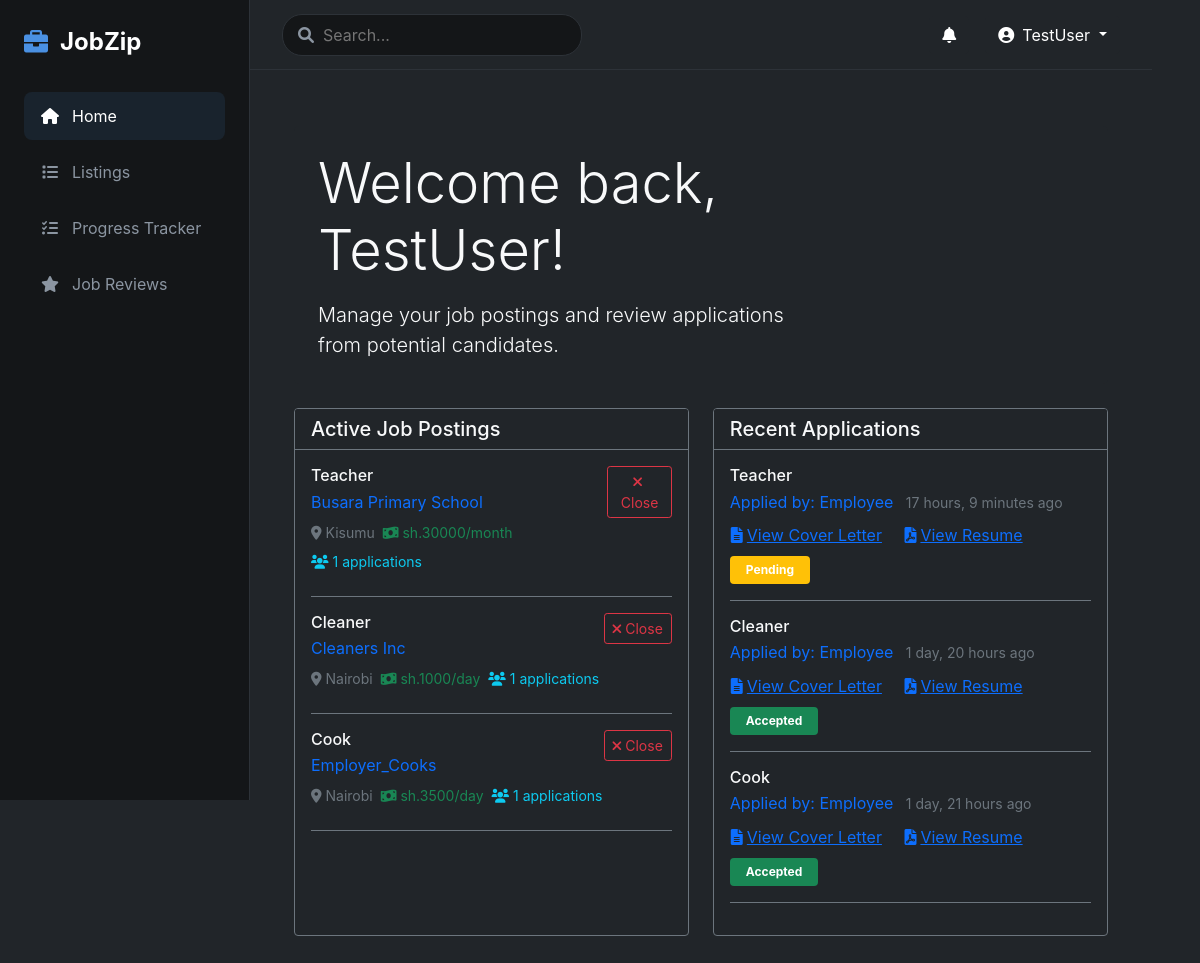
The page / (signed in) on the database its author committed.
### jobs/models.py (models this page shows, shortened)
class User(AbstractUser):
    USER_TYPE_CHOICES = (
        ('employer', 'Employer'),
        ('employee', 'Employee'),
    )
    user_type = models.CharField(max_length=10, choices=USER_TYPE_CHOICES, default='employee')
    profile_picture = models.ImageField(upload_to='profile_pics/', null=True, blank=True)
    location = models.CharField(max_length=100, null=True, blank=True)
    bio = models.TextField(null=True, blank=True)
    date_joined = models.DateTimeField(default=timezone.now)

class Job(models.Model):
    STATUS_CHOICES = (
        ('open', 'Open'),
        ('closed', 'Closed'),
    )
    employer = models.ForeignKey(User, on_delete=models.CASCADE, related_name='posted_jobs')
    title = models.CharField(max_length=200)
    description = models.TextField()
    location = models.CharField(max_length=100)
    duration = models.CharField(max_length=50)
    company = models.CharField(max_length=200)
    salary = models.CharField(max_length=100, help_text="e.g., $50,000/year or $25/hour", null=True, blank=True)
    employees_required = models.IntegerField()
    deadline = models.DateTimeField()
    created_at = models.DateTimeField(auto_now_add=True)
    status = models.CharField(max_length=10, choices=STATUS_CHOICES, default='open')
    company_pictures = models.ManyToManyField('CompanyPicture')

class JobApplication(models.Model):
    STATUS_CHOICES = (
        ('pending', 'Pending'),
        ('accepted', 'Accepted'),
        ('rejected', 'Rejected'),
    )
    job = models.ForeignKey(Job, on_delete=models.CASCADE, related_name='applications')
    applicant = models.ForeignKey(User, on_delete=models.CASCADE, related_name='job_applications')
    status = models.CharField(max_length=10, choices=STATUS_CHOICES, default='pending')
    cover_letter = models.TextField(blank=True, null=True)
    resume = models.FileField(upload_to='resumes/', blank=True, null=True)
    applied_at = models.DateTimeField(auto_now_add=True)
    updated_at = models.DateTimeField(auto_now=True)
    class Meta:
        unique_together = ('job', 'applicant')
        ordering = ['-applied_at']

### jobs/views.py (the view)
# urls.py: path('', views.home, name='home'),
@login_required
def home(request):
    if request.user.user_type == 'employee':
        recent_applications = JobApplication.objects.filter(applicant=request.user).order_by('-applied_at')[:5]
        bookmarked_jobs = Job.objects.filter(bookmark__user=request.user).order_by('-created_at')[:5]
        recommended_jobs = Job.objects.filter(status='open').exclude(bookmark__user=request.user).order_by('-created_at')[:5]
        return render(request, 'jobs/employee_home.html', {
            'recent_applications': recent_applications,
            'bookmarked_jobs': bookmarked_jobs,
            'recommended_jobs': recommended_jobs
        })
    else:
        active_jobs = Job.objects.filter(employer=request.user, status='open').order_by('-created_at')
        recent_applications = JobApplication.objects.filter(job__employer=request.user).order_by('-applied_at')[:10]
        return render(request, 'jobs/employer_home.html', {
            'active_jobs': active_jobs,
            'recent_applications': recent_applications
        })

### jobs/templates/jobs/employer_home.html (shortened to what this page needs)
{% extends 'jobs/base.html' %}
{% load static %}
{% block content %}
<div class="container-fluid py-4">
    <div class="bg-dark text-light rounded-3 p-4 mb-4">
        <div class="row align-items-center">
            <div class="col-md-8">
                <h1 class="display-4 mb-3">Welcome back, {{ user.username }}!</h1>
                <p class="lead mb-0">Manage your job postings and review applications from potential candidates.</p>
            </div>
        </div>
    </div>
    <div class="row">
        <div class="col-lg-6 mb-4">
            <div class="card bg-dark border-secondary h-100">
                <div class="card-header bg-dark border-secondary">
                    <h5 class="mb-0">Active Job Postings</h5>
                </div>
                <div class="card-body">
                    {% for job in active_jobs %}
                    <div class="mb-3 pb-3 border-bottom border-secondary {% if forloop.last %}border-0 pb-0 mb-0{% endif %}" id="job-card-{{ job.id }}">
                        <div class="d-flex justify-content-between align-items-start">
                            <div>
                                <h6 class="mb-1">{{ job.title }}</h6>
                                <div class="text-primary mb-2">{{ job.company }}</div>
                                <div class="d-flex flex-wrap gap-2 mb-2">
                                    <small class="text-muted">
                                        <i class="fas fa-map-marker-alt me-1"></i>{{ job.location }}
                                    </small>
                                    <small class="text-success">
                                        <i class="fas fa-money-bill-wave me-1"></i>{{ job.salary }}
                                    </small>
                                    <small class="text-info">
                                        <i class="fas fa-users me-1"></i>{{ job.applications.count }} applications
                                    </small>
                                </div>
                            </div>
                            <button class="btn btn-outline-danger btn-sm" onclick="closeJob({{ job.id }});">
                                <i class="fas fa-times me-1"></i>Close
                            </button>
                        </div>
                    </div>
                    {% empty %}
                    <p class="text-muted mb-0">No active job postings.</p>
                    {% endfor %}
                </div>
            </div>
        </div>
        <div class="col-lg-6 mb-4">
            <div class="card bg-dark border-secondary h-100">
                <div class="card-header bg-dark border-secondary">
                    <h5 class="mb-0">Recent Applications</h5>
                </div>
                <div class="card-body">
                    {% for application in recent_applications %}
                        {% include 'jobs/components/application_card.html' with application=application %}
                    {% empty %}
                    <p class="text-muted mb-0">No recent applications.</p>
                    {% endfor %}
                </div>
            </div>
        </div>
    </div>
</div>
{% endblock %}

### jobs/templates/jobs/base.html (shortened to what this page needs)
<!DOCTYPE html>
<html lang="en">
<head>
    <link href="https://cdn.jsdelivr.net/npm/bootstrap@5.1.3/dist/css/bootstrap.min.css" rel="stylesheet">
    <link rel="stylesheet" href="https://cdnjs.cloudflare.com/ajax/libs/font-awesome/6.0.0/css/all.min.css">
    {% load static %}
    <link rel="stylesheet" href="{% static 'css/style.css' %}">
</head>
<body class="bg-dark text-light">
    <div class="d-flex">
        <div class="sidebar bg-darker">
            <div class="logo-container">
                <i class="fas fa-briefcase app-icon"></i>
                <span class="app-title">JobZip</span>
            </div>
            <nav>
                <ul class="nav flex-column">
                    <li class="nav-item">
                        <a href="{% url 'home' %}" class="nav-link {% if request.resolver_match.url_name == 'home' %}active{% endif %}">
                            <i class="fas fa-home"></i> Home
                        </a>
                    </li>
                    {% if user.user_type == 'employer' %}
                    <li class="nav-item">
                        <a href="{% url 'listings' %}" class="nav-link {% if request.resolver_match.url_name == 'listings' %}active{% endif %}">
                            <i class="fas fa-list"></i> Listings
                        </a>
                    </li>
                    <li class="nav-item">
                        <a href="{% url 'progress_tracker' %}" class="nav-link {% if request.resolver_match.url_name == 'progress_tracker' %}active{% endif %}">
                            <i class="fas fa-tasks"></i> Progress Tracker
                        </a>
                    </li>
                    {% endif %}
                    <li class="nav-item">
                        <a href="{% url 'job_reviews' %}" class="nav-link {% if request.resolver_match.url_name == 'job_reviews' %}active{% endif %}">
                            <i class="fas fa-star"></i> Job Reviews
                        </a>
                    </li>
                </ul>
            </nav>
        </div>
        <div class="main-content">
            <header class="header bg-darker">
                <div class="search-container">
                    <i class="fas fa-search search-icon"></i>
                    <input type="text" class="search-input" placeholder="Search...">
                </div>
                <div class="header-right">
                    <div class="notifications dropdown">
                        <button class="btn btn-dark position-relative" data-bs-toggle="dropdown">
                            <i class="fas fa-bell"></i>
                        </button>
                    </div>
                    {% if user.is_authenticated %}
                    <div class="dropdown">
                        <button class="btn btn-dark dropdown-toggle" type="button" id="userMenu" data-bs-toggle="dropdown">
                            <i class="fas fa-user-circle me-2"></i>{{ user.username }}
                        </button>
                    </div>
                    {% else %}
                    <a href="{% url 'login' %}" class="btn btn-primary">
                        <i class="fas fa-sign-in-alt me-2"></i>Login
                    </a>
                    {% endif %}
                </div>
            </header>
            <main class="content-area">
                {% block content %}{% endblock %}
            </main>
        </div>
    </div>
</body>
</html>

### jobs/templates/jobs/components/application_card.html
<div class="mb-3 pb-3 border-bottom border-secondary {% if forloop.last %}border-0 pb-0 mb-0{% endif %}" id="application-{{ application.id }}">
    <div class="d-flex justify-content-between align-items-start">
        <div>
            <h6 class="mb-1">{{ application.job.title }}</h6>
            <div class="text-primary mb-2">
                Applied by: {{ application.applicant.username }}
                <small class="text-muted ms-2">{{ application.applied_at|timesince }} ago</small>
            </div>
            <div class="mb-2">
                {% if application.cover_letter %}
                <button class="btn btn-link text-primary p-0 me-3" onclick="viewCoverLetter({{ application.id }});">
                    <i class="fas fa-file-alt me-1"></i>View Cover Letter
                </button>
                {% endif %}
                {% if application.resume %}
                <a href="{{ application.resume.url }}" class="btn btn-link text-primary p-0" target="_blank">
                    <i class="fas fa-file-pdf me-1"></i>View Resume
                </a>
                {% endif %}
            </div>
            <div class="application-status">
                <span class="badge {% if application.status == 'pending' %}bg-warning{% elif application.status == 'accepted' %}bg-success{% else %}bg-danger{% endif %} px-3 py-2">
                    {{ application.get_status_display }}
                </span>
            </div>
        </div>
    </div>
</div>

### static/css/style.css (style rules this page uses)
:root { --dark-bg: #1a1d21; --darker-bg: #141618; --primary-color: #4a90e2; --secondary-color: #6c757d; --text-light: #ffffff; --text-muted: #8b95a1; --border-color: #2d3238; }
body { background-color: var(--dark-bg); color: var(--text-light); font-family: 'Inter', sans-serif; }
.sidebar { width: 250px; height: 100vh; position: fixed; background-color: var(--darker-bg); padding: 1.5rem; border-right: 1px solid var(--border-color); }
.logo-container { display: flex; align-items: center; margin-bottom: 2rem; }
.app-icon { font-size: 1.5rem; color: var(--primary-color); margin-right: 0.75rem; }
.app-title { font-size: 1.5rem; font-weight: bold; color: var(--text-light); }
.nav-link { color: var(--text-muted); padding: 0.75rem 1rem; margin-bottom: 0.5rem; border-radius: 8px; display: flex; align-items: center; position: relative; }
.nav-link i { margin-right: 0.75rem; width: 20px; text-align: center; }
.nav-link:hover, .nav-link.active { color: var(--text-light); background-color: rgba(74, 144, 226, 0.1); }
.main-content { margin-left: 250px; min-height: 100vh; }
.header { height: 70px; padding: 1rem 2rem; display: flex; align-items: center; justify-content: space-between; border-bottom: 1px solid var(--border-color); }
.search-container { position: relative; width: 300px; }
.search-icon { position: absolute; left: 1rem; top: 50%; transform: translateY(-50%); color: var(--text-muted); }
.search-input { width: 100%; padding: 0.5rem 1rem 0.5rem 2.5rem; border-radius: 20px; border: 1px solid var(--border-color); background-color: var(--darker-bg); color: var(--text-light); }
.header-right { display: flex; align-items: center; gap: 1rem; }
.content-area { padding: 2rem; }
.btn { transition: all 0.2s ease-in-out; }
.card { transition: transform 0.2s ease-in-out, box-shadow 0.2s ease-in-out; }

### rows shown on the page
User: username "TestUser"
Job: title "Teacher", company "Busara Primary School", location "Kisumu", salary "sh.30000/month", applications.count "1"
Job: title "Cleaner", company "Cleaners Inc", location "Nairobi", salary "sh.1000/day", applications.count "1"
Job: title "Cook", company "Employer_Cooks", location "Nairobi", salary "sh.3500/day", applications.count "1"
JobApplication: job "Teacher", applicant.username "Employee", applied_at "17 hours, 9 minutes", status "Pending"
JobApplication: job "Cleaner", applicant.username "Employee", applied_at "1 day, 20 hours", status "Accepted"
JobApplication: job "Cook", applicant.username "Employee", applied_at "1 day, 21 hours", status "Accepted"
